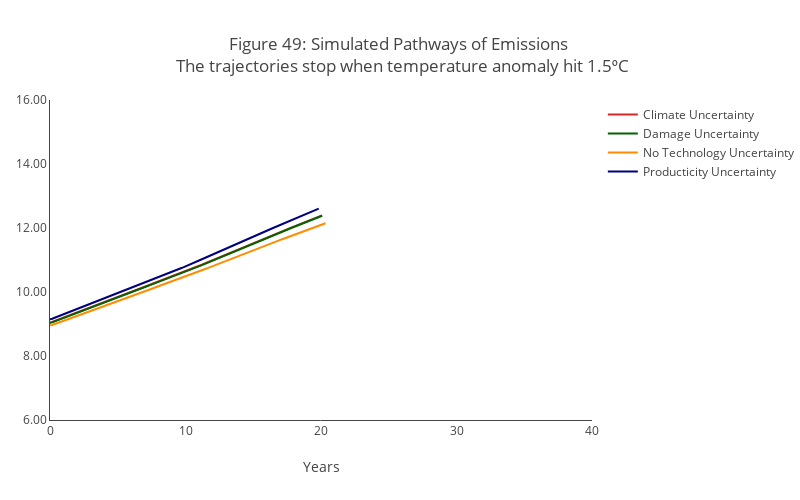

The cell this chart's notebook holds for it:
### Code cell
graph_title = """Figure 49: Simulated Pathways of Emissions <br> The trajectories stop when temperature anomaly hit 1.5ᵒC """
plot_simulatedpath_uncer_decomp2_notech(graph_type="e", graph_title = graph_title, yaxis_label="", graph_range=[6,16], before15=True)

### Figure 1 — Plotly figure (JSON) as saved in the notebook; plotly's stock layout.template omitted (floating-point values rounded to 4 significant figures; data arrays with more than 128 entries replaced by an {"elided": "..."} marker saying what was removed)
{"data": [{"line": {"color": "#d62728"}, "name": "Climate Uncertainty", "showlegend": true, "type": "scatter", "visible": true, "x": {"elided": "242 float values"}, "y": {"elided": "242 float values"}}, {"line": {"color": "darkgreen"}, "name": "Damage Uncertainty", "showlegend": true, "type": "scatter", "visible": true, "x": {"elided": "242 float values"}, "y": {"elided": "242 float values"}}, {"line": {"color": "darkorange"}, "name": "No Technology Uncertainty", "showlegend": true, "type": "scatter", "visible": true, "x": {"elided": "245 float values"}, "y": {"elided": "245 float values"}}, {"line": {"color": "navy"}, "name": "Producticity Uncertainty", "showlegend": true, "type": "scatter", "visible": true, "x": {"elided": "239 float values"}, "y": {"elided": "239 float values"}}], "layout": {"barmode": "overlay", "height": 500, "margin": {"l": 50, "r": 0}, "plot_bgcolor": "white", "title": {"text": "Figure 49: Simulated Pathways of Emissions <br> The trajectories stop when temperature anomaly hit 1.5ᵒC "}, "width": 800, "xaxis": {"range": [0, 40], "showgrid": false, "showline": true, "title": {"text": "Years"}}, "yaxis": {"range": [6, 16], "showgrid": false, "showline": true, "tickformat": ".2f", "title": {"text": ""}}}}
